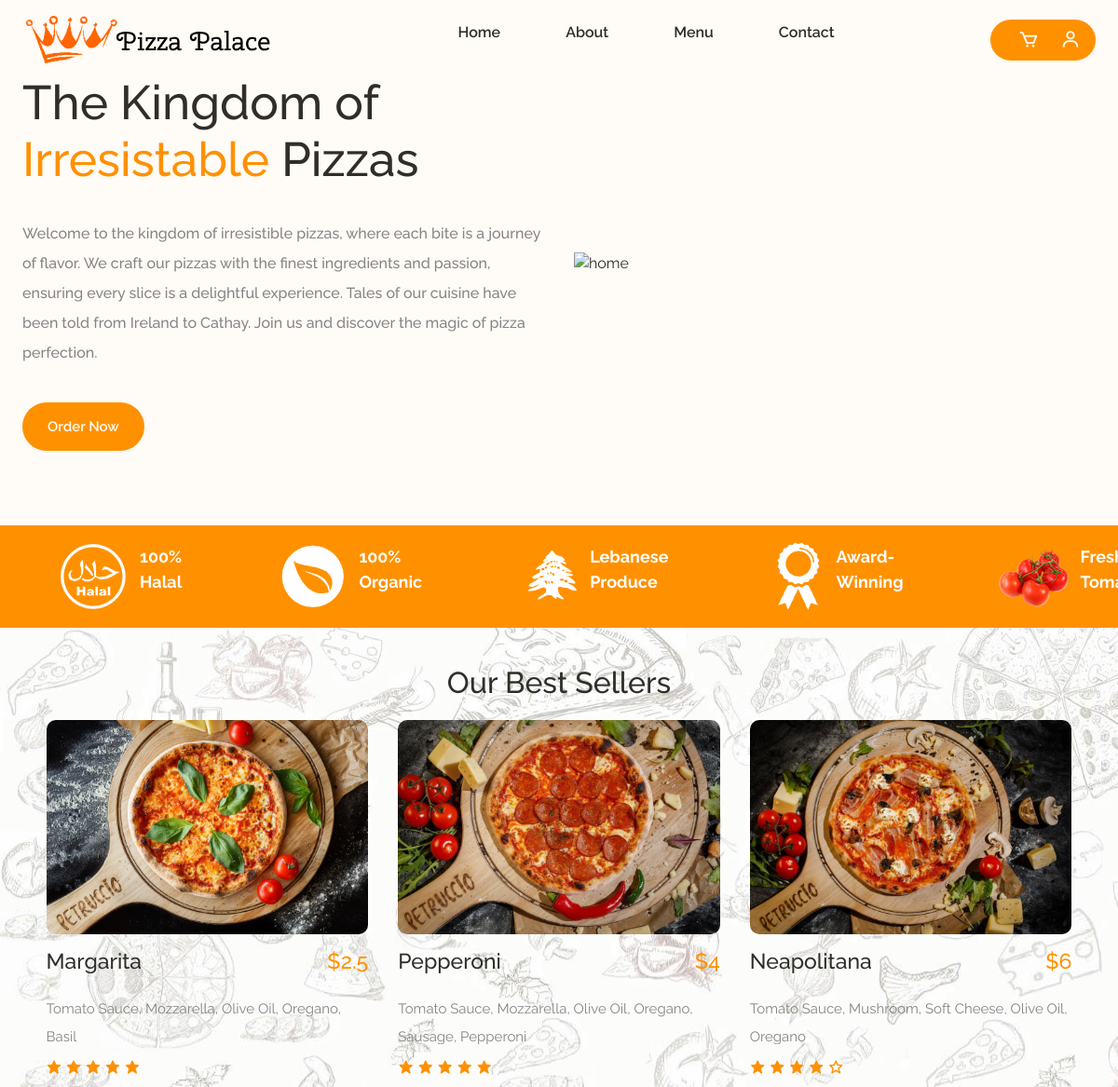
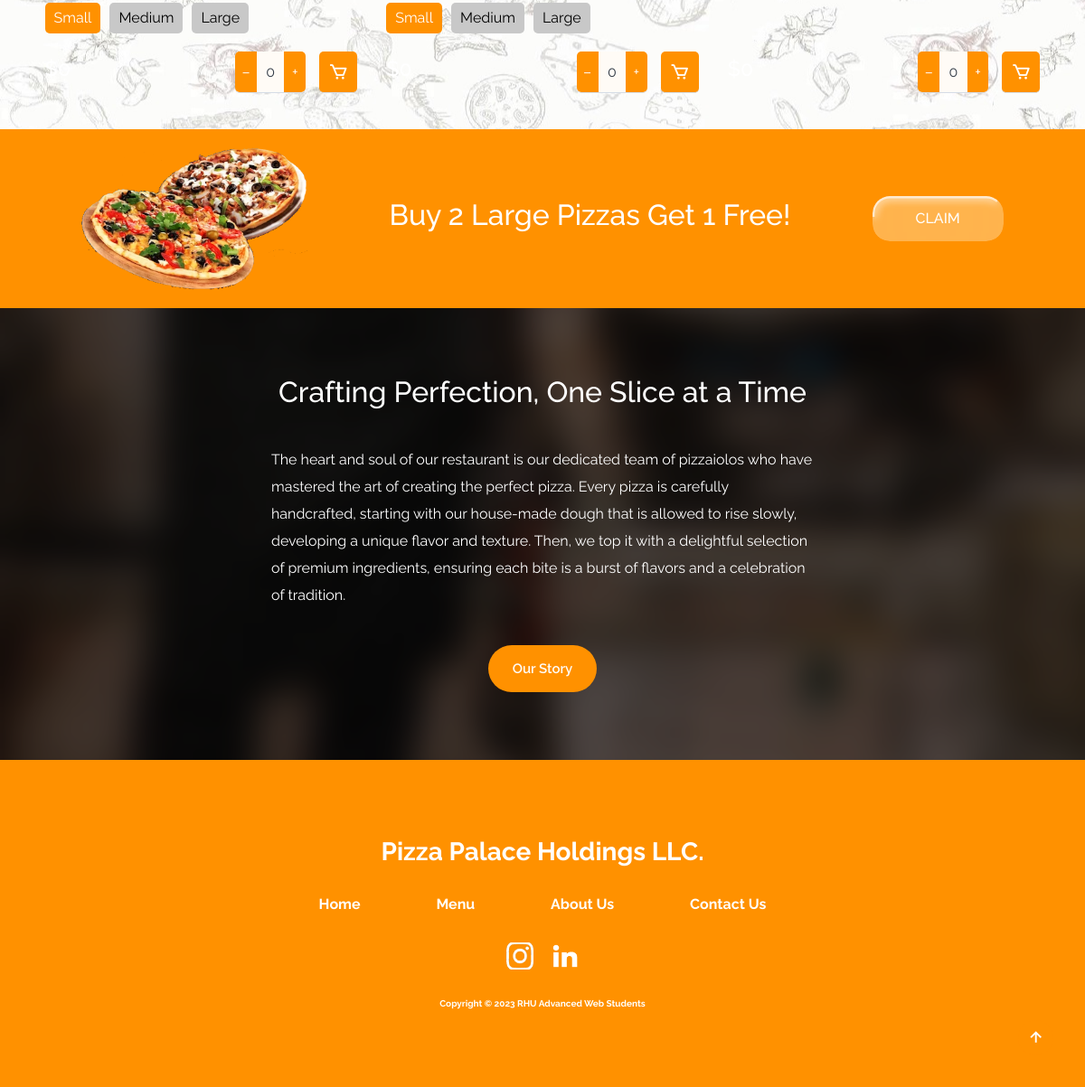
Screenshot of /PL/homepage.php with the database file from the repository (2 pictures, top to bottom).
### tables this page shows
CREATE TABLE `menuitemimage` (
  `MenuItemImageID` int(11) NOT NULL,
  `Image` varchar(255) DEFAULT NULL,
  `MenuItemID` int(11) DEFAULT NULL
);

CREATE TABLE `menuitem` (
  `MenuItemID` int(11) NOT NULL,
  `Title` varchar(255) DEFAULT NULL,
  `Description` varchar(255) DEFAULT NULL,
  `Rating` double DEFAULT NULL,
  `Discount` double DEFAULT NULL,
  `DefaultPrice` double DEFAULT NULL,
  `IsActive` bit(1) DEFAULT NULL,
  `IsFeatured` bit(1) DEFAULT NULL,
  `CategoryID` int(11) DEFAULT NULL
);

CREATE TABLE `variant` (
  `VariantID` int(11) NOT NULL,
  `Title` varchar(255) DEFAULT NULL,
  `Price` double DEFAULT NULL,
  `MenuItemID` int(11) DEFAULT NULL
);

### DAL/Repository/MenuItemRepository.php (called while the page is built, shortened)
<?php
include __DIR__ . "/../Models/MenuItem.php";
include __DIR__ . "/../Repository/IngredientRepository.php";
include __DIR__ . "/../Repository/VariantRepository.php";
function getMenuItems($query)
{
    global $conn;
    $result = mysqli_query($conn, $query);
    $menu_items = array();
    while ($row = mysqli_fetch_assoc($result)) {
        $menu_item = new MenuItem();
        $menu_item->title = ($row['Title']);
        $menu_item->menuitem_id = ($row['MenuItemID']);
        $menu_item->default_price = ($row['DefaultPrice']);
        $menu_item->description = ($row['Description']);
        $menu_item->discount = ($row['Discount']);
        $menu_item->rating = ($row['Rating']);
        $menu_item->is_active = ($row['IsActive']);
        $menu_item->is_featured = ($row['IsFeatured']);
        $menu_item->image = ($row['Image']);
        $menu_item = getIngredientsOfMenuItem($menu_item);
        $menu_item = getVariantsOfMenuItem($menu_item);
        $menu_item->query = ($query);
        $menu_items[] = $menu_item;
    }
    return $menu_items;
}
function getFeaturedMenuItems()
{
    $query = "SELECT * FROM menuitem m
    INNER JOIN menuitemimage i
    ON m.MenuItemID = i.MenuItemID
    WHERE m.IsActive = 1
    AND m.IsFeatured = 1
    LIMIT 3;";
    return getMenuItems($query);
}
?>

### DAL/Repository/IngredientRepository.php (called while the page is built, shortened)
<?php
function getIngredientsOfMenuItem($MenuItem)
{
    global $conn;
    $query = "SELECT * FROM menuitem_ingredient_has  j
    INNER JOIN ingredient i ON i.IngredientID = j.IngredientID
    WHERE j.MenuItemId = ?;";
    $stmt = $conn->prepare($query);
    $stmt->bind_param("i", $MenuItem->menuitem_id);
    $stmt->execute();
    $result = $stmt->get_result();
    while ($row = $result->fetch_assoc()) {
        $MenuItem->ingredients[] = $row["Name"];
    }
    return $MenuItem;
}
?>

### DAL/Repository/VariantRepository.php (called while the page is built, shortened)
<?php
function getVariantsOfMenuItem($MenuItem) {
    global $conn;
    $query = "SELECT * FROM variant WHERE MenuItemID = ?";
    $stmt = $conn->prepare($query);
    $stmt->bind_param("i", $MenuItem->menuitem_id);
    $stmt->execute();
    $result = $stmt->get_result();
    while($row = $result->fetch_assoc()){
        $variant = new Variant();
        $variant->title = ($row['Title']);
        $variant->variant_id = ($row['VariantID']);
        $variant->price = ($row['Price']);
        $MenuItem->variants[] = $variant;
    }
    return $MenuItem;
}
?>

### PL/homepage.php (the view, shortened to what this page needs)
<?php
require 'navbar2.php';
?>
<!DOCTYPE html>
<html lang="en">
<head>
    <link rel="stylesheet" href="https://unpkg.com/boxicons@latest/css/boxicons.min.css">
    <link rel="stylesheet" href="styles/style.css">
    <link rel="stylesheet" href="styles/input-quantity.css">
    <link rel="stylesheet" href="styles/homepage.css">
</head>
<body>
    <section class="home" id="home">
        <div class="home-text">
            <h1>The Kingdom of <span>Irresistable</span> Pizzas</h1>
            <p>Welcome to the kingdom of irresistible pizzas, where each bite is a journey of flavor.
                We craft our pizzas with the finest ingredients and passion, ensuring every slice is a
                delightful experience. Tales of our cuisine have been told from Ireland to Cathay.
                Join us and discover the magic of pizza perfection.</p>
            <a href="#" class="btn">Order Now</a>
        </div>
        <div class="home-img">
            <img src="img/home.png" alt="home">
        </div>
    </section>
    <section id="slider-section">
        <div class="slider-area">
            <div class="wrapper">
                <div class="item"><img alt="Halal" src="img/slider-images/halalLogo.png" style="margin-right:10px;">
                    <p>100% Halal</p>
                </div>
                <div class="item"><img alt="Leaf" src="img/slider-images/organicLogo.png" style="margin-right:10px;">
                    <p>100% Organic</p>
                </div>
                <div class="item"><img alt="Cedar Tree" src="img/slider-images/cedarLogo.png">
                    <p>Lebanese Produce</p>
                </div>
                <div class="item"><img alt="Award" src="img/slider-images/awardLogo.png">
                    <p>Award-Winning</p>
                </div>
                <div class="item"><img alt="Tomato" src="img/slider-images/tomatoLogo.png" style="margin-right:10px;">
                    <p>Fresh Tomatoes</p>
                </div>
            </div>
        </div>
    </section>
    <main>
        <section class="menu" id="menu">
            <div class="main-text">
                <h2>Our Best Sellers</h2>
            </div>
            <div class="menu-content">
                <?php
                include __DIR__ . '/../DAL/Repository/MenuItemRepository.php';
                $menu_items = getFeaturedMenuItems();
                foreach ($menu_items as $menuitem) {
                    $ingredientTitles = "";
                    for ($i = 0; $i < count($menuitem->ingredients); $i++) {
                        $ingredientTitles .= $menuitem->ingredients[$i] . ", ";
                    }
                    ?>
                    <div class="featured-items-row">
                        <img src="<?php echo $menuitem->image; ?>" alt="<?php echo $menuitem->title; ?>"
                            data-menuitemid="<?php echo $menuitem->menuitem_id; ?>" class="menuitem-image">
                        <div class="menu-text">
                            <div class="menu-left">
                                <h4>
                                    <?php echo $menuitem->title; ?>
                                </h4>
                            </div>
                            <div class="menu-right">
                                <h5>
                                    <?php echo "$" . $menuitem->default_price; ?>
                                </h5>
                            </div>
                        </div>
                        <p class="ingredient-list">
                            <?php echo substr($ingredientTitles, 0, strlen($ingredientTitles) - 2); ?>
                        </p>
                        <div class="star">
                            <?php
                            $rating = $menuitem->rating;
                            $fullStars = floor($rating);
                            $halfStar = ($rating - $fullStars) >= 0.5;
                            for ($i = 0; $i < $fullStars; $i++) {
                                echo '<a href="#"><i class="bx bxs-star"></i></a>';
                            }
                            if ($halfStar) {
                                echo '<a href="#"><i class="bx bxs-star-half"></i></a>';
                                $emptyStars = 5 - $fullStars - 1;
                            } else {
                                $emptyStars = 5 - $fullStars;
                            }
                            for ($i = 0; $i < $emptyStars; $i++) {
                                echo '<a href="#"><i class="bx bx-star"></i></a>';
                            }
                            ?>
                        </div>
                        <div class="variants-row <?php
                        if (count($menuitem->variants) === 0) {
                            echo ' invisible';
                        }
                        ?>">
                            <div class="variant-row <?php
                            $has_varients = count($menuitem->variants) !== 0;
                            if (!$has_varients) {
                                echo 'invisible';
                            }
                            ?>">
                                <?php
                                for ($i = 0; $i < count($menuitem->variants); $i++) {
                                    $variant = $menuitem->variants[$i];
                                    echo '<div class="variant">';
                                    echo '<button class="variant-button';
                                    if ($i === 0) {
                                        echo ' variant-button-active';
                                    }
                                    echo '">' . $variant->title . '</button>';
                                    echo '</div>';
                                }
                                ?>
                            </div>
                        </div>
                        <div class="last-row-menuitem">
                            <h5 class="last-row-price hidden-word">$0</h5>
                            <div class="menuitem-controls">
                                <div class='ctrl'>
                                    <div class='ctrl__button ctrl__button--decrement'>&ndash;</div>
                                    <div class='ctrl__counter'>
                                        <div class='ctrl__counter-num'>0</div>
                                    </div>
                                    <div class='ctrl__button ctrl__button--increment'>+</div>
                                </div>
                                <a href="#" class="add-to-cart-button"><i class='bx bx-cart'></i></a>
                            </div>
                        </div>
                    </div>
                <?php } ?>
            </div>
        </section>
        <section id="discount-section">
            <img src="img/twoPizzas.png" style="margin:20px 0px;" alt="Picture of a pizza">
            <h2>Buy 2 Large Pizzas Get 1 Free!</h2>
            <button class="btn-101">
                Claim
            </button>
        </section>
        <section id="homepage-about-us">
            <h2>Crafting Perfection, One Slice at a Time</h2>
            <p>The heart and soul of our restaurant is our dedicated team of pizzaiolos who have mastered
                the art of creating the perfect pizza. Every pizza is carefully handcrafted, starting with
                our house-made dough that is allowed to rise slowly, developing a unique flavor and texture.
                Then, we top it with a delightful selection of premium ingredients, ensuring each bite is a
                burst of flavors and a celebration of tradition.</p>
            <a href="#" class="btn">Our Story</a>
        </section>
    </main>
    <footer class="contact">
        <h3>Pizza Palace Holdings LLC.</h3>
        <div class="navbar-footer">
            <a class="active" href="index.html">Home</a>
            <a href="">Menu</a>
            <a href="">About Us</a>
            <a href="">Contact Us</a>
        </div>
        <div class="image-footer-container">
            <a href="https://www.instagram.com/acm_rhu/?hl=en"><img class="instagram-image" src="img/instaLogo.png"
                    alt="Instagram Logo"></a>
            <a href="https://www.linkedin.com/company/acm-rhu"><img class="linkedin-image" src="img/linkedinLogo.png"
                    alt="LinkedIn Logo"></a>
        </div>
        <p class="footer-copyright">
            Copyright &copy; 2023 RHU Advanced Web Students
        </p>
    </footer>
    <a href=".navbar" class="scroll-top">
        <i class='bx bx-up-arrow-alt'></i>
    </a>
</body>
</html>

### PL/styles/style.css (style rules this page uses)
* { padding: 0; margin: 0; box-sizing: border-box; font-family: 'Raleway', sans-serif; text-decoration: none; list-style: none; scroll-behavior: smooth; }
:root { --text-color: #302e29; --main-color: #ff9100; --second-color: #858585; --bg-color: #fffbf6; --big-font: 4.5rem; --h2-font: 2.6rem; --p-font: 1.1rem; }
input, select, option, textarea, .ctrl { background-color: var(--bg-color) !important; }
body { background: var(--bg-color); color: var(--text-color); }
span { color: var(--main-color); }
section { padding: 90px 15% 80px; }
.home { height: auto; width: 100%; position: relative; display: grid; grid-template-columns: repeat(2, 1fr); align-items: center; gap: 2rem; }
.home-img img { width: 100%; height: auto; }
.home-text h1 { font-size: var(--big-font); line-height: 1.2; margin-bottom: 2rem; }
.home-text p { font-size: var(--p-font); font-weight: 500; color: var(--second-color); line-height: 32px; margin-bottom: 2.3rem; }
.btn { display: inline-block; padding: 14px 26px; background: var(--main-color); color: var(--bg-color); font-size: 15px; font-weight: 600; border-radius: 5rem; transition: all .38s ease; }
.main-text h2, h2 { font-size: var(--h2-font); text-align: center; }
.menu-content { display: flex; gap: 2rem; margin-top: 20px; cursor: pointer; max-width: 100%; flex-wrap: wrap; justify-content: center; }
.featured-items-row { max-width: 30% !important; }
.featured-items-row img { width: 100%; height: auto; border-radius: 10px; }
.featured-items-row { transition: all .40s ease; }
.menu { padding-top: 40px; padding-bottom: 40px; }
.menu-text { display: flex; align-items: center; justify-content: space-between; padding: 15px 0; }
.menu-left h4 { font-size: 23px; }
.menu-right h5, h5 { color: var(--main-color); font-size: 23px; }
.featured-items-row p { color: var(--second-color); font-size: 15px; line-height: 30px; margin-bottom: 15px; }
.star i { color: var(--main-color); font-size: 17px; margin-right: 4px; }
.contact { padding: 50px 15% 40px; }
.scroll-top { position: fixed; bottom: 2.2rem; right: 2.2rem; }
.scroll-top i { padding: 8px; font-size: 1.4rem; color: #fff; background: var(--main-color); border-radius: 5rem; }
@media (max-width: 1690px) { section { padding: 70px 2%; transition: .20s; } }
@media (max-width: 1690px) { .contact { padding: 70px 2%; transition: .20s; } }
@media (max-width: 1290px) { section { padding: 80px 2%; transition: .20s; } }
@media (max-width: 1290px) { :root { --big-font: 3.2rem; --h2-font: 2rem; --p-font: 1rem; transition: .20s; } }
@media (max-width: 1290px) { .home { height: auto; width: 100%; } }
@media (max-width: 1290px) { .main-text { text-align: center; } }
.variant-row { display: flex; gap: 10px; margin-bottom: 20px; }
.variant-button { margin-top: 10px; padding: 5px 10px; color: black; border: none; outline: none; border-radius: 5px; background-color: rgb(200, 200, 200); cursor: pointer; }
.variant-button:hover, .variant-button-active { background-color: #ff9100; color: white; }
.add-to-cart-button { margin-left: 15px; background-color: #ff9100; color: white; padding: 5px 10px; display: flex; justify-content: center; align-items: center; border-bottom: 1px solid #D5DCE6; border-radius: 5px; }
.add-to-cart-button>i { font-size: 22px; }
.hidden-word { color: white; }
.item { display: flex; justify-content: left; align-items: center; flex-wrap: nowrap; margin: 0px 50px; }
.item p { color: white; font-weight: bold; font-size: 18px; }
.last-row-menuitem { max-width: 100% !important; display: flex; justify-content: space-between; align-items: center; }
.last-row-menuitem>h5 { width: 150px; }
.menuitem-controls { min-width: 50%; display: flex; justify-content: flex-end; }
.menu-right { display: flex; }
footer { background-color: #ff9100; padding: 10px 20px; display: flex; flex-direction: column; justify-content: center; align-items: center; }
footer>* { margin: 15px 0px; font-weight: bold; }
footer>h3 { text-align: center; }
footer>.navbar-footer>a { text-decoration: none; font-size: 16px; padding: 10px 40px; color: white; }
footer>.image-footer-container img { max-width: 40px; max-height: 50px; width: 30px; height: 30px; margin: 0px 10px; }
footer>.image-footer-container { display: flex; justify-content: center; }
.footer-copyright { color: white; font-size: 10px; }
footer h3 { color:white !important; }
.ingredient-list { height: 3.5em; line-height: 1.2; overflow: hidden; }

### PL/homepage.php (style rules this page uses)
.bx-cart { text-decoration: none; }
a { text-decoration: none; }

### rows the page displays
menuitemimage: Image (picture), MenuItemID.Title "Margarita", MenuItemID.DefaultPrice "2.5", ingredientTitles "Tomato Sauce, Mozzarella, Olive Oil, Oregano, Basil"
variant: Title "Small"
variant: Title "Medium"
variant: Title "Large"
menuitemimage: Image (picture), MenuItemID.Title "Pepperoni", MenuItemID.DefaultPrice "4", ingredientTitles "Tomato Sauce, Mozzarella, Olive Oil, Oregano, Sausage, Pepperoni"
variant: Title "Small"
variant: Title "Medium"
variant: Title "Large"
menuitemimage: Image (picture), MenuItemID.Title "Neapolitana", MenuItemID.DefaultPrice "6", ingredientTitles "Tomato Sauce, Mushroom, Soft Cheese, Olive Oil, Oregano"
